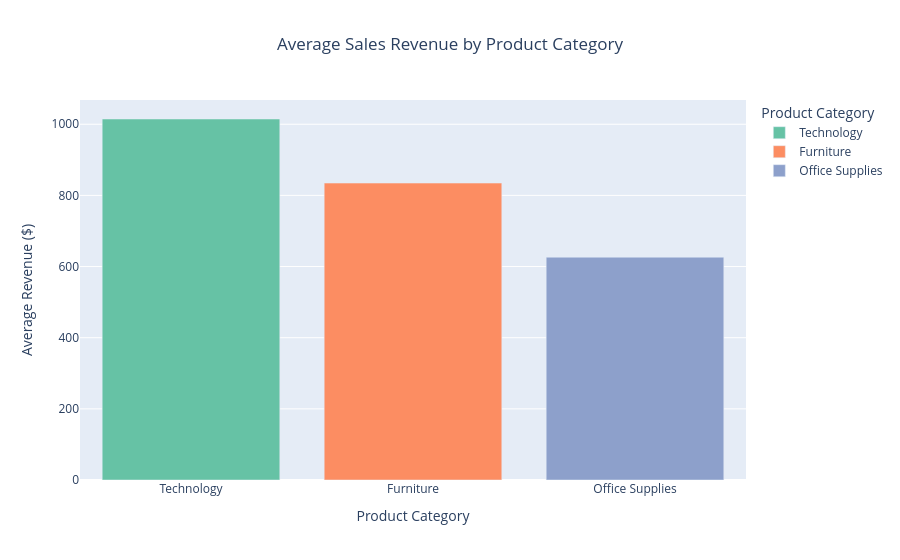

This figure's notebook cell:
### Code cell
cat_sales = daily_sales.groupby('Category')['sales_revenue'].mean().reset_index().sort_values('sales_revenue', ascending=False)

fig = px.bar(
    cat_sales, 
    x='Category', 
    y='sales_revenue', 
    title='Average Sales Revenue by Product Category',
    labels={'sales_revenue': 'Average Revenue ($)', 'Category': 'Product Category'},
    color='Category', 
    color_discrete_sequence=px.colors.qualitative.Set2
)

fig.update_layout(
    xaxis_title='Product Category', 
    yaxis_title='Average Revenue ($)',
    title_x=0.5
)
fig.show()

### Figure 1 — Plotly figure (JSON) as saved in the notebook; plotly's stock layout.template omitted (floating-point values rounded to 4 significant figures)
{"data": [{"hovertemplate": "Product Category=%{x}<br>Average Revenue ($)=%{y}<extra></extra>", "legendgroup": "Technology", "marker": {"color": "rgb(102,194,165)", "pattern": {"shape": ""}}, "name": "Technology", "orientation": "v", "showlegend": true, "textposition": "auto", "type": "bar", "x": ["Technology"], "xaxis": "x", "y": [1015.0], "yaxis": "y"}, {"hovertemplate": "Product Category=%{x}<br>Average Revenue ($)=%{y}<extra></extra>", "legendgroup": "Furniture", "marker": {"color": "rgb(252,141,98)", "pattern": {"shape": ""}}, "name": "Furniture", "orientation": "v", "showlegend": true, "textposition": "auto", "type": "bar", "x": ["Furniture"], "xaxis": "x", "y": [834.6], "yaxis": "y"}, {"hovertemplate": "Product Category=%{x}<br>Average Revenue ($)=%{y}<extra></extra>", "legendgroup": "Office Supplies", "marker": {"color": "rgb(141,160,203)", "pattern": {"shape": ""}}, "name": "Office Supplies", "orientation": "v", "showlegend": true, "textposition": "auto", "type": "bar", "x": ["Office Supplies"], "xaxis": "x", "y": [626.3], "yaxis": "y"}], "layout": {"barmode": "relative", "legend": {"title": {"text": "Product Category"}, "tracegroupgap": 0}, "title": {"text": "Average Sales Revenue by Product Category", "x": 0.5}, "xaxis": {"anchor": "y", "categoryarray": ["Technology", "Furniture", "Office Supplies"], "categoryorder": "array", "domain": [0, 1], "title": {"text": "Product Category"}}, "yaxis": {"anchor": "x", "domain": [0, 1], "title": {"text": "Average Revenue ($)"}}}}
